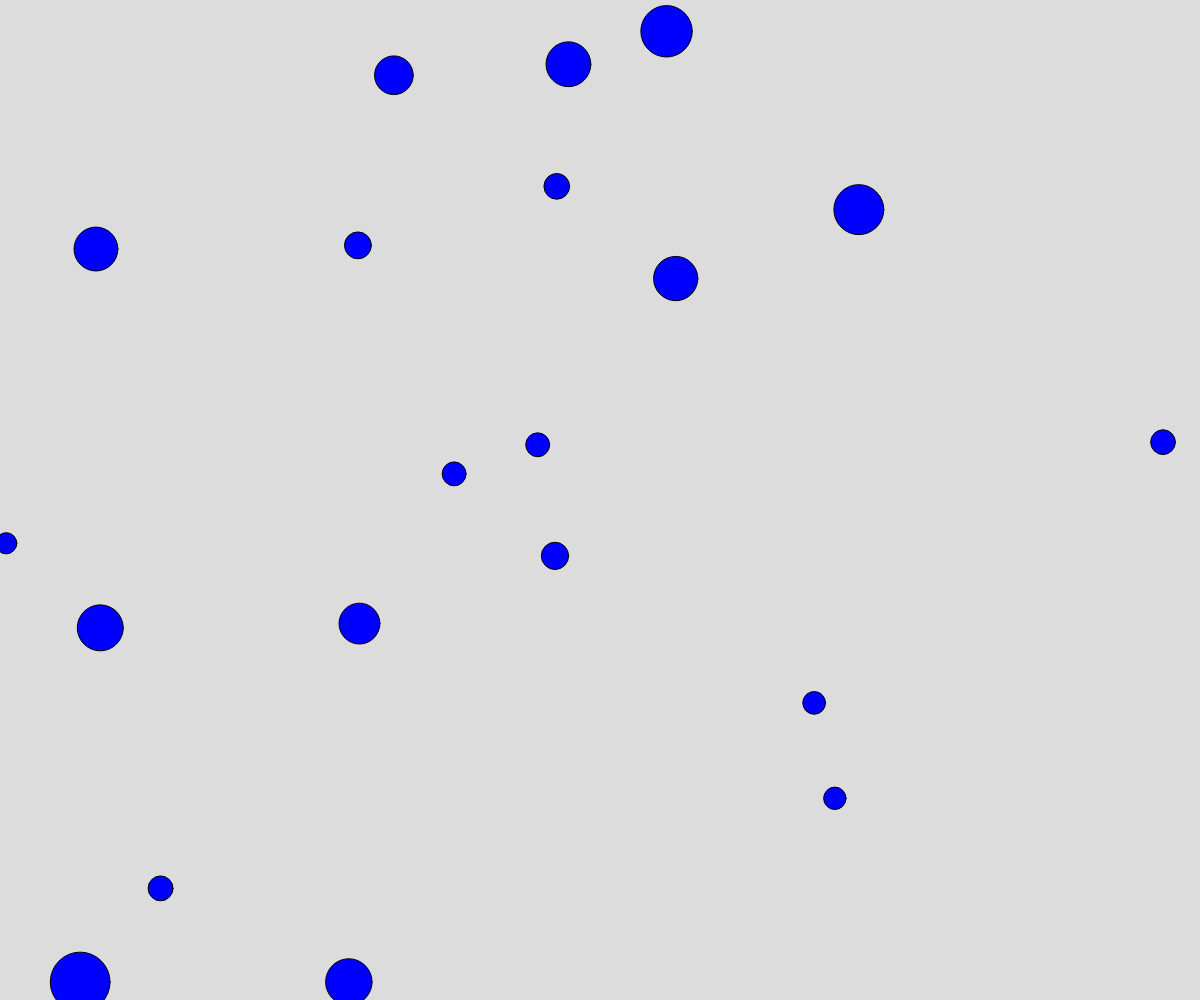
Frame 1 (no input)
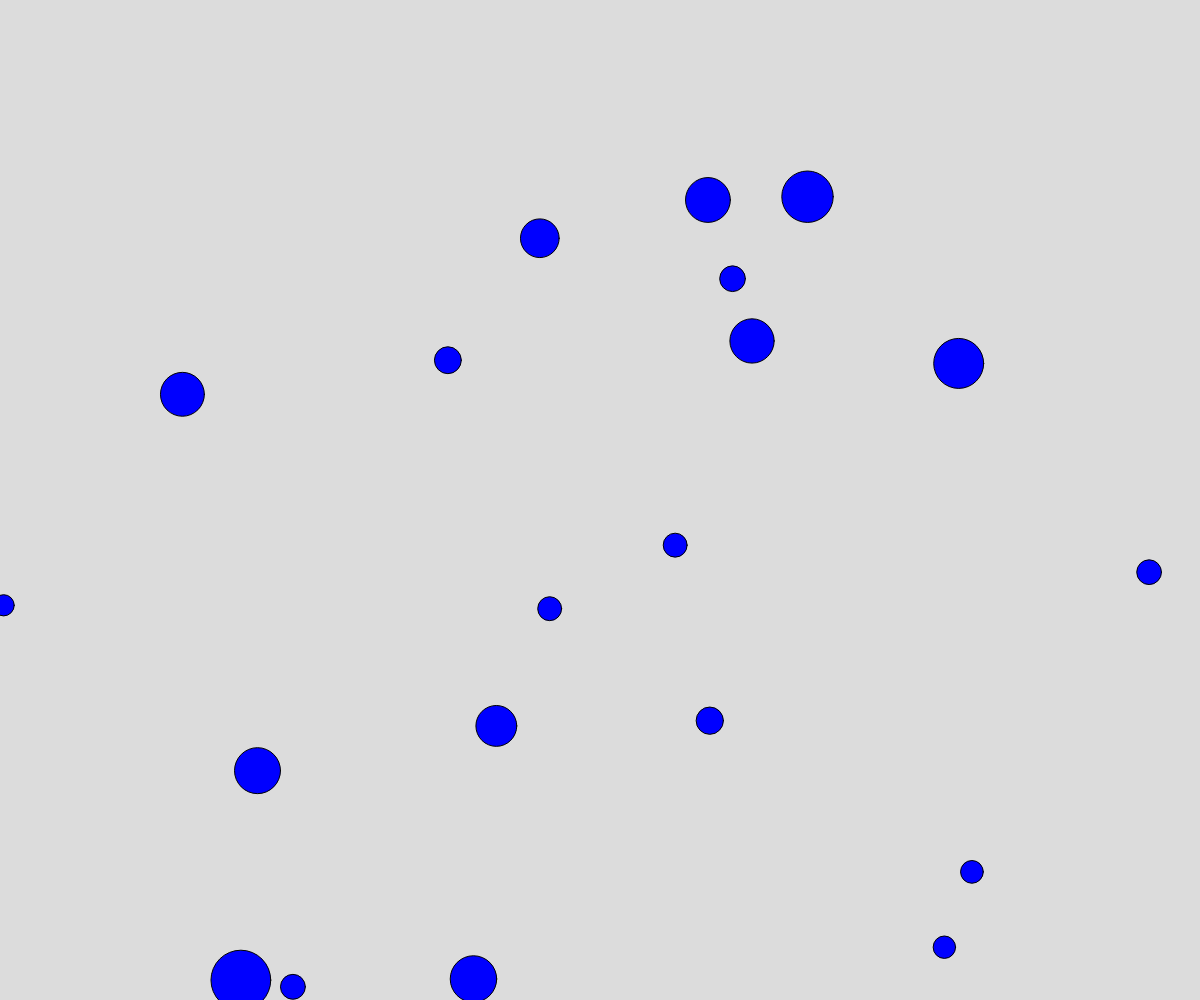
Frame 60 (no input)
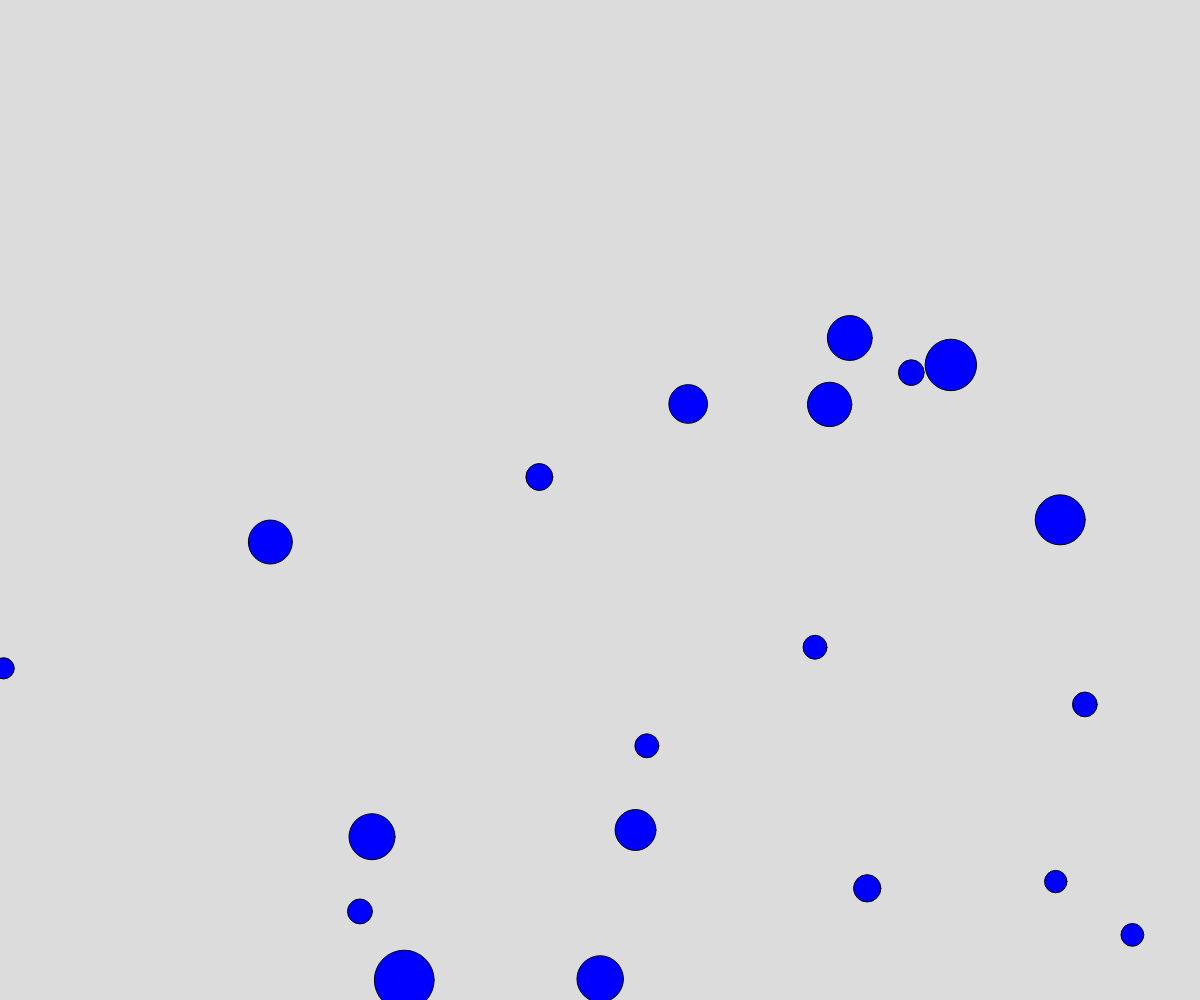
Frame 120 (the mouse pressed at the canvas centre since frame 60)

The p5.js sketch that drew these frames (run headless with seeded random() and noise() and a simulated clock; from frame 60 on, the mouse is pressed at the canvas centre):

// p5.js sketch
// ── sketch.js
let circles = [];
const numCircles = 20;
const minRadius = 10;
const maxRadius = 30;
const minSpeed = 1;
const maxSpeed = 3;

function setup() {
  createCanvas(windowWidth, windowHeight);
  for (let i = 0; i < numCircles; i++) {
    circles.push(new Circle());
  }
  frameRate(20);
}

function draw() {
  background(220);
  for (let circle of circles) {
    circle.update();
    circle.checkEdges();
    circle.checkCollisions();
    circle.display();
  }
}

class Circle {
  constructor() {
    this.x = random(width);
    this.y = random(height);
    this.radius = random(minRadius, maxRadius);
    this.dx = random(minSpeed, maxSpeed);
    this.dy = random(minSpeed, maxSpeed);
  }

  update() {
    this.x += this.dx;
    this.y += this.dy;
  }

  checkEdges() {
    if (this.x + this.radius > width || this.x - this.radius < 0) {
      this.dx *= -1;
    }
    if (this.y + this.radius > height || this.y - this.radius < 0) {
      this.dy *= -1;
    }
  }

  checkCollisions() {
    for (let otherCircle of circles) {
      if (this !== otherCircle) {
        const distanceX = this.x - otherCircle.x;
        const distanceY = this.y - otherCircle.y;
        const combinedRadius = this.radius + otherCircle.radius;
        if (distanceX * distanceX + distanceY * distanceY < combinedRadius * combinedRadius) {
          // Change direction based on collision angle
          const angle = atan2(distanceY, distanceX);
          const tempDx = this.dx;
          const tempDy = this.dy;
          this.dx = otherCircle.dx * cos(angle) - otherCircle.dy * sin(angle);
          this.dy = otherCircle.dy * cos(angle) + otherCircle.dx * sin(angle);
          otherCircle.dx = tempDx * cos(angle) - tempDy * sin(angle);
          otherCircle.dy = tempDy * cos(angle) + tempDx * sin(angle);
        }
      }
    }
  }

  display() {
    fill(0,0,255); // Random colors
    ellipse(this.x, this.y, this.radius * 2, this.radius * 2);
  }
}
